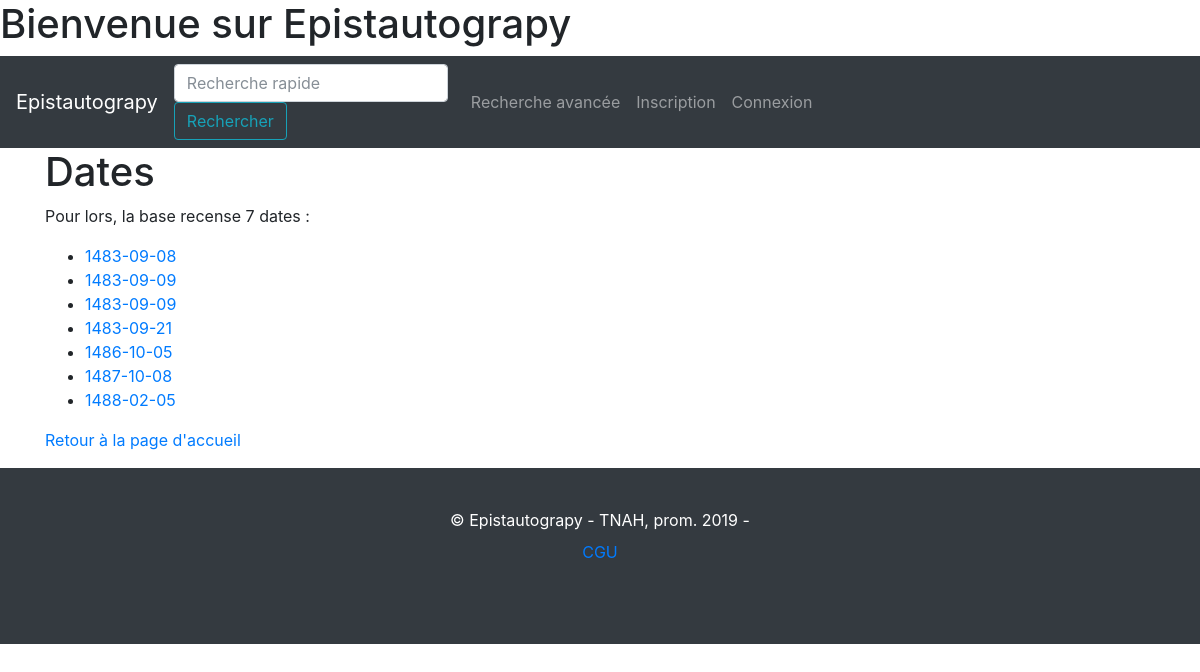
Screenshot of /index_dates with the database file from the repository.
### app/modeles/donnees.py (models this page shows, shortened)
class Lettre(db.Model) :
	__tablename__ = "lettre"
	id_lettre = db.Column(db.Integer, unique=True, nullable=False, primary_key=True, autoincrement=True)
	date_envoie_lettre = db.Column(db.Text)
	lieu_ecriture_lettre = db.Column(db.String(45))
	objet_lettre = db.Column(db.Text)
	contresignataire_lettre = db.Column(db.String(45))
	langue_lettre = db.Column(db.String(45))
	pronom_personnel_employe_lettre = db.Column(db.String(45))
	cote_lettre = db.Column(db.String(45))
	statut_lettre = db.Column(db.String(45))
	institution_id = db.Column(db.Integer, db.ForeignKey('institution_conservation.id_institution_conservation'))
	lien_image_lettre = db.Column(db.Text)
	authorships = db.relationship("User", secondary="authorship", backref="lettre", lazy="dynamic")
	correspondance = db.relationship("Destinataire", secondary="correspondance", backref="lettre", lazy="dynamic")

### app/routes.py (the view)
@app.route("/index_dates")
def index_dates():
	dates = Lettre.query.order_by(Lettre.date_envoie_lettre).all()
	return render_template("pages/index_dates.html", nom="Epistautograpy", dates=dates, lettre=lettre)

### app/templates/pages/index_dates.html
<!DOCTYPE html>
<html lang="fr">
{% extends "conteneur.html" %}
{% block corps %}
<h1>Dates</h1>
    {% if dates %}
    <p>Pour lors, la base recense {{dates|length}} dates :</p>
        <ul>
            {% for date in dates %}
            <li><a href="{{url_for('date', date_envoie_lettre=date.date_envoie_lettre)}}">{{date.date_envoie_lettre}}</a></li>
            {% endfor %}
        </ul>
    {% else %}
        <p>La base de données est en cours de constitution</p>
    {% endif %}
    <p><a href="{{url_for('accueil')}}">Retour à la page d'accueil</a></p>
{% endblock %}

### rows the page displays
Lettre: date_envoie_lettre "1483-09-08"
Lettre: date_envoie_lettre "1483-09-09"
Lettre: date_envoie_lettre "1483-09-09"
Lettre: date_envoie_lettre "1483-09-21"
Lettre: date_envoie_lettre "1486-10-05"
Lettre: date_envoie_lettre "1487-10-08"
Lettre: date_envoie_lettre "1488-02-05"

### other values shown
{{ dates|length }} "7"
